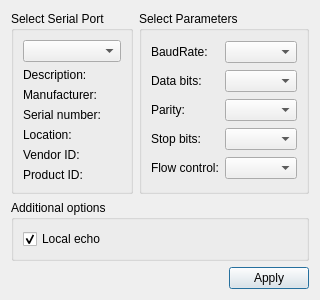
<?xml version="1.0" encoding="UTF-8"?>
<ui version="4.0">
 <class>SerialDiag</class>
 <widget class="QDialog" name="SerialDiag">
  <property name="geometry">
   <rect>
    <x>0</x>
    <y>0</y>
    <width>281</width>
    <height>262</height>
   </rect>
  </property>
  <property name="windowTitle">
   <string>Settings</string>
  </property>
  <layout class="QGridLayout" name="gridLayout_3">
   <item row="0" column="1">
    <widget class="QGroupBox" name="parametersBox">
     <property name="title">
      <string>Select Parameters</string>
     </property>
     <layout class="QGridLayout" name="gridLayout_2">
      <item row="0" column="0">
       <widget class="QLabel" name="baudRateLabel">
        <property name="text">
         <string>BaudRate:</string>
        </property>
       </widget>
      </item>
      <item row="0" column="1">
       <widget class="QComboBox" name="baudRateBox"/>
      </item>
      <item row="1" column="0">
       <widget class="QLabel" name="dataBitsLabel">
        <property name="text">
         <string>Data bits:</string>
        </property>
       </widget>
      </item>
      <item row="1" column="1">
       <widget class="QComboBox" name="dataBitsBox"/>
      </item>
      <item row="2" column="0">
       <widget class="QLabel" name="parityLabel">
        <property name="text">
         <string>Parity:</string>
        </property>
       </widget>
      </item>
      <item row="2" column="1">
       <widget class="QComboBox" name="parityBox"/>
      </item>
      <item row="3" column="0">
       <widget class="QLabel" name="stopBitsLabel">
        <property name="text">
         <string>Stop bits:</string>
        </property>
       </widget>
      </item>
      <item row="3" column="1">
       <widget class="QComboBox" name="stopBitsBox"/>
      </item>
      <item row="4" column="0">
       <widget class="QLabel" name="flowControlLabel">
        <property name="text">
         <string>Flow control:</string>
        </property>
       </widget>
      </item>
      <item row="4" column="1">
       <widget class="QComboBox" name="flowControlBox"/>
      </item>
     </layout>
    </widget>
   </item>
   <item row="0" column="0">
    <widget class="QGroupBox" name="selectBox">
     <property name="title">
      <string>Select Serial Port</string>
     </property>
     <layout class="QGridLayout" name="gridLayout">
      <item row="0" column="0">
       <widget class="QComboBox" name="serialPortInfoListBox"/>
      </item>
      <item row="1" column="0">
       <widget class="QLabel" name="descriptionLabel">
        <property name="text">
         <string>Description:</string>
        </property>
       </widget>
      </item>
      <item row="2" column="0">
       <widget class="QLabel" name="manufacturerLabel">
        <property name="text">
         <string>Manufacturer:</string>
        </property>
       </widget>
      </item>
      <item row="3" column="0">
       <widget class="QLabel" name="serialNumberLabel">
        <property name="text">
         <string>Serial number:</string>
        </property>
       </widget>
      </item>
      <item row="4" column="0">
       <widget class="QLabel" name="locationLabel">
        <property name="text">
         <string>Location:</string>
        </property>
       </widget>
      </item>
      <item row="5" column="0">
       <widget class="QLabel" name="vidLabel">
        <property name="text">
         <string>Vendor ID:</string>
        </property>
       </widget>
      </item>
      <item row="6" column="0">
       <widget class="QLabel" name="pidLabel">
        <property name="text">
         <string>Product ID:</string>
        </property>
       </widget>
      </item>
     </layout>
    </widget>
   </item>
   <item row="2" column="0" colspan="2">
    <layout class="QHBoxLayout" name="horizontalLayout">
     <item>
      <spacer name="horizontalSpacer">
       <property name="orientation">
        <enum>Qt::Horizontal</enum>
       </property>
       <property name="sizeHint" stdset="0">
        <size>
         <width>96</width>
         <height>20</height>
        </size>
       </property>
      </spacer>
     </item>
     <item>
      <widget class="QPushButton" name="applyButton">
       <property name="text">
        <string>Apply</string>
       </property>
      </widget>
     </item>
    </layout>
   </item>
   <item row="1" column="0" colspan="2">
    <widget class="QGroupBox" name="additionalOptionsGroupBox">
     <property name="title">
      <string>Additional options</string>
     </property>
     <layout class="QVBoxLayout" name="verticalLayout">
      <item>
       <widget class="QCheckBox" name="localEchoCheckBox">
        <property name="text">
         <string>Local echo</string>
        </property>
        <property name="checked">
         <bool>true</bool>
        </property>
       </widget>
      </item>
     </layout>
    </widget>
   </item>
  </layout>
 </widget>
 <resources/>
 <connections/>
</ui>
